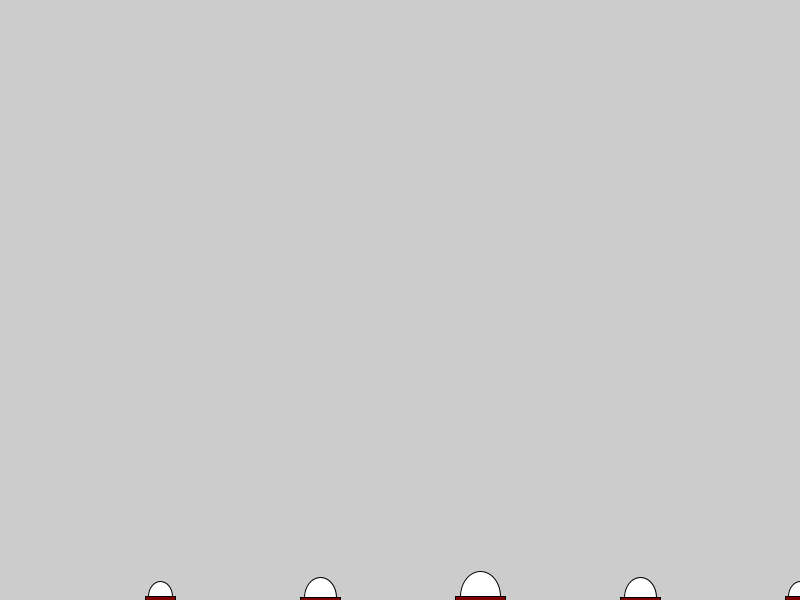
Frame 1 (no input)
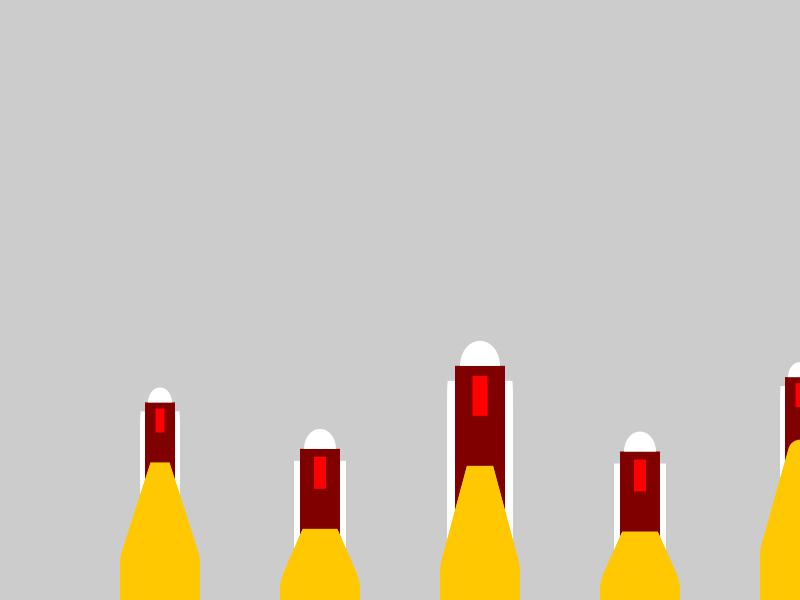
Frame 60 (the mouse pressed at the canvas centre just before this capture)
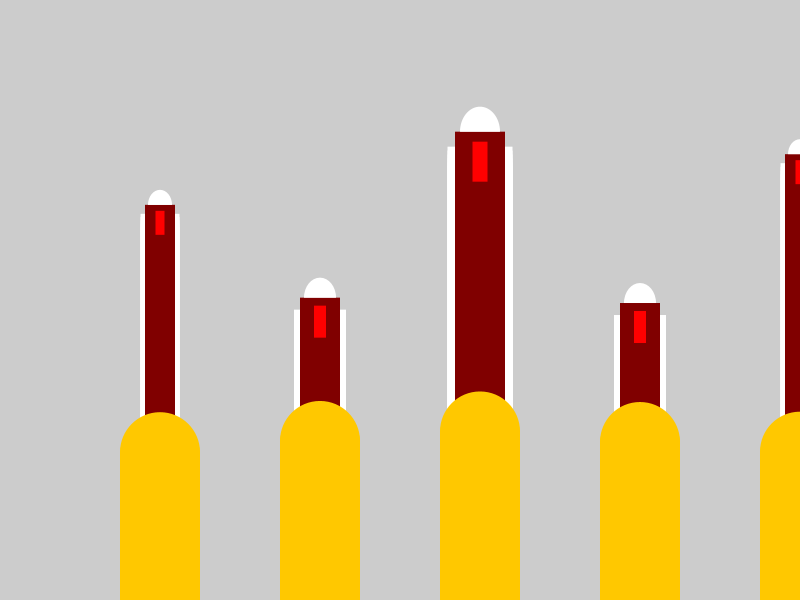
Frame 120 (the mouse held since frame 60 and released just before this capture)

The Processing sketch that drew these frames (run headless with seeded random() and noise(); from frame 60 on, the mouse is pressed at the canvas centre):

// Processing sketch: pat10_
// ── pat10_.pde
ArrayList<Rocket> rockets; // List to store the rockets
ArrayList<Explosion> explosions; // List to store the explosions
float offset; // Offset for the animation

void setup() {
  size(800, 600);
  rockets = new ArrayList<Rocket>();
  explosions = new ArrayList<Explosion>();

  // Create five rockets
  rockets.add(new Rocket(width * 0.2, height, 30, 60));
  rockets.add(new Rocket(width * 0.4, height, 40, 80));
  rockets.add(new Rocket(width * 0.6, height, 50, 100));
  rockets.add(new Rocket(width * 0.8, height, 40, 80));
  rockets.add(new Rocket(width, height, 30, 60));

  offset = 0;
}

void draw() {
  //background(0);

  // Draw the background gradient
 // drawBackground();

  // Draw the explosions
  for (int i = explosions.size() - 1; i >= 0; i--) {
    Explosion explosion = explosions.get(i);
    explosion.update();
    explosion.display();
    if (explosion.finished()) {
      explosions.remove(i);
    }
  }

  // Draw the rockets
  for (Rocket rocket : rockets) {
    rocket.update();
    rocket.display();

    // Check for collision with rockets and create explosions
    if (rocket.checkCollision()) {
      Explosion explosion = new Explosion(rocket.x, rocket.y + rocket.h * 0.5, 80);
      explosions.add(explosion);
    }
  }

  // Update the offset for animation
  offset += 0.02;
}

void drawBackground() {
  // Define the colors
  color color1 = color(0);              // Black
  color color2 = color(0, 32, 64);      // Dark Blue
  color color3 = color(0, 128, 255);    // Light Blue

  // Draw the gradient background
  for (int i = 0; i < height; i++) {
    // Calculate the color for each row
    float colorValue = map(i, 0, height, 0, 1);
    color c = lerpColor(color1, color3, colorValue);

    // Set the fill color and draw a rectangle for each row
    fill(c);
    rect(0, i, width, 1);
  }
}

class Rocket {
  float x, y;   // Position
  float w, h;   // Width and height
  float speed;  // Falling speed

  Rocket(float x, float y, float w, float h) {
    this.x = x;
    this.y = y;
    this.w = w;
    this.h = h;
    this.speed = random(2, 4); // Randomize falling speed
  }

  void update() {
    // Move the rocket upwards
    y -= speed;

    // If the rocket goes off-screen, reset its position
    if (y < -h) {
      y = height + random(100, 400);
    }
  }

  void display() {
    // Set the rocket colors
    color bodyColor = color(128, 0, 0);    // Red
    color windowColor = color(255, 255);   // White
    color boosterColor = color(255, 224);  // Light gray

    // Draw the rocket body
    fill(bodyColor);
    rect(x - w / 2, y, w, h);

    // Draw the organ color in the center
    fill(255, 0, 0);  // Red
    rect(x - w * 0.15, y + h * 0.1, w * 0.3, h * 0.4);

    // Calculate the booster positions
    float boosterWidth = w * 0.15;
    float boosterHeight = h * 0.3;
    float leftBoosterX = x - w / 2 - boosterWidth;
    float rightBoosterX = x + w / 2;
    float boosterY = y + h * 0.15;

    // Draw the white boosters on the sides
    fill(windowColor);
    rect(leftBoosterX, boosterY, boosterWidth, boosterHeight);
    rect(rightBoosterX, boosterY, boosterWidth, boosterHeight);

    // Draw the larger curvature on the top
    fill(windowColor);
    arc(x, y, w * 0.8, h * 0.5, PI, TWO_PI, CHORD);
  }

  boolean checkCollision() {
    // Check if the rocket is in the bottom part of the frame
    if (y + h > height * 0.8) {
      return true;
    }
    return false;
  }
}

class Explosion {
  float x, y;      // Position
  float size;      // Size of the explosion
  float maxSize;   // Maximum size of the explosion

  Explosion(float x, float y, float maxSize) {
    this.x = x;
    this.y = y;
    this.size = 0;
    this.maxSize = maxSize;
  }

  void update() {
    // Increase the size of the explosion
    size += 2;
  }

  void display() {
    // Set the explosion color
    color explosionColor = color(255, 200, 0);  // Orange

    // Draw the explosion as a growing circle
    noStroke();
    fill(explosionColor);
    ellipse(x, y, size, size);
  }

  boolean finished() {
    // Check if the explosion has reached its maximum size
    if (size >= maxSize) {
      return true;
    }
    return false;
  }
}
